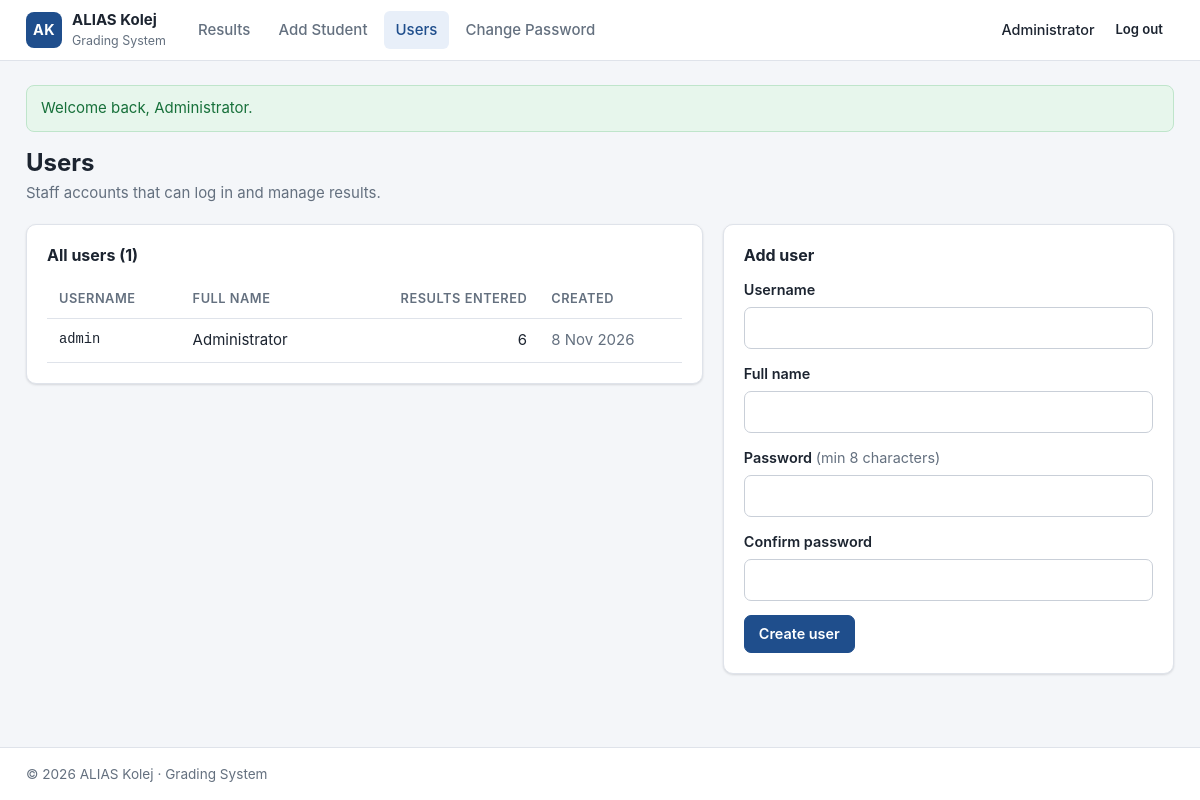
/users.php (signed in), run on the app's committed database.
### tables this page shows
CREATE TABLE users (
    id          INT UNSIGNED  NOT NULL AUTO_INCREMENT,
    username    VARCHAR(50)   NOT NULL,
    full_name   VARCHAR(100)  NOT NULL,
    password    VARCHAR(255)  NOT NULL,
    created_at  DATETIME      NOT NULL DEFAULT CURRENT_TIMESTAMP,
    PRIMARY KEY (id),
    UNIQUE KEY uq_users_username (username)
);

### includes/bootstrap.php (called while the page is built, shortened)
<?php
function db(): PDO
{
    static $pdo = null;
    if ($pdo === null) {
        $dsn = sprintf('mysql:host=%s;port=%d;dbname=%s;charset=utf8mb4', DB_HOST, DB_PORT, DB_NAME);
        try {
            $pdo = new PDO($dsn, DB_USER, DB_PASS, [
                PDO::ATTR_ERRMODE            => PDO::ERRMODE_EXCEPTION,
                PDO::ATTR_DEFAULT_FETCH_MODE => PDO::FETCH_ASSOC,
                PDO::ATTR_EMULATE_PREPARES   => false,
            ]);
        } catch (PDOException $e) {
            error_log('DB connection failed: ' . $e->getMessage());
            http_response_code(500);
            exit('Database connection failed. Check config.php and make sure MySQL is running and database.sql has been imported.');
        }
    }
    return $pdo;
}
function e($value): string
{
    return htmlspecialchars((string)$value, ENT_QUOTES | ENT_SUBSTITUTE, 'UTF-8');
}
function current_user(): ?array
{
    return $_SESSION['user'] ?? null;
}
function get_flashes(): array
{
    $f = $_SESSION['flash'] ?? [];
    return $f;
}

### users.php (the view, shortened to what this page needs)
<?php
require_once __DIR__ . '/includes/bootstrap.php';
$values = ['username' => '', 'full_name' => ''];
$errors = [];
$users = db()->query(
    'SELECT u.id, u.username, u.full_name, u.created_at, COUNT(s.id) AS entries
     FROM users u LEFT JOIN students s ON s.created_by = u.id
     GROUP BY u.id, u.username, u.full_name, u.created_at
     ORDER BY u.created_at, u.id'
)->fetchAll();
$activeNav = 'users';
require __DIR__ . '/includes/header.php';
?>
<div class="page-head">
    <div>
        <h1>Users</h1>
        <p class="muted">Staff accounts that can log in and manage results.</p>
    </div>
</div>
<div class="grid-2 grid-2-wide">
    <section class="card">
        <h2 class="card-title">All users (<?= count($users) ?>)</h2>
        <div class="table-wrap">
            <table class="table">
                <thead><tr><th>Username</th><th>Full name</th><th class="num">Results entered</th><th>Created</th></tr></thead>
                <tbody>
                <?php foreach ($users as $u): ?>
                    <tr>
                        <td class="mono"><?= e($u['username']) ?></td>
                        <td><?= e($u['full_name']) ?></td>
                        <td class="num"><?= (int)$u['entries'] ?></td>
                        <td class="muted"><?= e(date('j M Y', strtotime($u['created_at']))) ?></td>
                    </tr>
                <?php endforeach; ?>
                </tbody>
            </table>
        </div>
    </section>
    <section class="card">
        <h2 class="card-title">Add user</h2>
        <form method="post" action="users.php" data-validate novalidate>
            <div class="field">
                <label for="username">Username</label>
                <input type="text" id="username" name="username" value="<?= e($values['username']) ?>" required
                       maxlength="30" data-pattern="[A-Za-z0-9_.]{3,30}" autocomplete="off"
                       data-pattern-msg="Username must be 3-30 characters: letters, digits, _ or ."
                       aria-describedby="username-error"<?= isset($errors['username']) ? ' aria-invalid="true"' : '' ?>>
            </div>
            <div class="field">
                <label for="full_name">Full name</label>
                <input type="text" id="full_name" name="full_name" value="<?= e($values['full_name']) ?>" required
                       maxlength="100" autocomplete="off"
                       aria-describedby="full_name-error"<?= isset($errors['full_name']) ? ' aria-invalid="true"' : '' ?>>
            </div>
            <div class="field">
                <label for="password">Password <span class="muted">(min 8 characters)</span></label>
                <input type="password" id="password" name="password" required minlength="8" maxlength="72"
                       autocomplete="new-password"
                       aria-describedby="password-error"<?= isset($errors['password']) ? ' aria-invalid="true"' : '' ?>>
            </div>
            <div class="field">
                <label for="confirm_password">Confirm password</label>
                <input type="password" id="confirm_password" name="confirm_password" required data-match="password"
                       autocomplete="new-password"
                       aria-describedby="confirm_password-error"<?= isset($errors['confirm_password']) ? ' aria-invalid="true"' : '' ?>>
            </div>
            <button type="submit" class="btn btn-primary">Create user</button>
        </form>
    </section>
</div>
<?php require __DIR__ . '/includes/footer.php'; ?>

### includes/header.php (shortened to what this page needs)
<?php
$user      = current_user();
$activeNav = $activeNav ?? '';
$bodyClass = $bodyClass ?? '';
$navItems = [
    'results'  => ['index.php', 'Results'],
    'add'      => ['student_form.php', 'Add Student'],
    'users'    => ['users.php', 'Users'],
    'password' => ['change_password.php', 'Change Password'],
];
?>
<!doctype html>
<html lang="en">
<head>
    <link rel="stylesheet" href="assets/style.css">
</head>
<body class="<?= e($bodyClass) ?>">
<?php if ($user): ?>
<header class="topbar">
    <div class="wrap topbar-inner">
        <a class="brand" href="index.php">
            <span class="brand-mark">AK</span>
            <span><?= e(COLLEGE_NAME) ?> <small>Grading System</small></span>
        </a>
        <nav class="nav" aria-label="Main">
            <?php foreach ($navItems as $key => [$href, $label]): ?>
                <a href="<?= e($href) ?>"<?= $activeNav === $key ? ' class="active" aria-current="page"' : '' ?>><?= e($label) ?></a>
            <?php endforeach; ?>
        </nav>
        <div class="userbox">
            <span class="userbox-name" title="Logged in as <?= e($user['username']) ?>"><?= e($user['full_name']) ?></span>
            <form method="post" action="logout.php">
                <button type="submit" class="btn btn-sm btn-ghost">Log out</button>
            </form>
        </div>
    </div>
</header>
<?php endif; ?>
<main class="wrap main">
<?php foreach (get_flashes() as $f): ?>
    <div class="alert alert-<?= e($f['type']) ?>" role="status"><?= e($f['msg']) ?></div>
<?php endforeach; ?>

### assets/style.css (style rules this page uses)
:root { --bg: #f4f6f9; --surface: #ffffff; --text: #1c2430; --muted: #64707f; --border: #dfe3ea; --primary: #1f4e8c; --primary-hover: #183e70; --primary-soft: #e8eff9; --danger: #b42318; --danger-soft: #fdecea; --success: #17703a; --success-soft: #e7f6ec; --info: #1f4e8c; --info-soft: #e8eff9; --radius: 10px; --shadow: 0 1px 2px rgba(16, 24, 40, .06), 0 1px 3px rgba(16, 24, 40, .08); --grade-A: #17703a; --grade-A-bg: #e1f4e7; --grade-B: #1f5fa8; --grade-B-bg: #e3eefb; --grade-C: #8a6100; --grade-C-bg: #fbf1d6; --grade-D: #b4530a; --grade-D-bg: #fdeadb; --grade-F: #b42318; --grade-F-bg: #fde4e1; }
*, *::before, *::after { box-sizing: border-box; }
html { -webkit-text-size-adjust: 100%; }
body { margin: 0; background: var(--bg); color: var(--text); font: 15px/1.5 -apple-system, BlinkMacSystemFont, "Segoe UI", Roboto, "Helvetica Neue", Arial, sans-serif; display: flex; flex-direction: column; min-height: 100vh; }
a { color: var(--primary); }
h1, h2, h3 { line-height: 1.25; margin: 0; }
h1 { font-size: 1.5rem; }
.wrap { width: 100%; max-width: 1180px; margin: 0 auto; padding: 0 16px; }
.main { flex: 1; padding-top: 24px; padding-bottom: 40px; }
.muted { color: var(--muted); }
.mono { font-family: Consolas, "SFMono-Regular", Menlo, monospace; font-size: .92em; }
.num { text-align: right; font-variant-numeric: tabular-nums; }
.topbar { background: var(--surface); border-bottom: 1px solid var(--border); }
.topbar-inner { display: flex; align-items: center; gap: 20px; min-height: 60px; flex-wrap: wrap; }
.brand { display: flex; align-items: center; gap: 10px; text-decoration: none; color: var(--text); font-weight: 700; }
.brand small { display: block; font-weight: 400; color: var(--muted); font-size: .78rem; }
.brand-mark { display: inline-grid; place-items: center; width: 36px; height: 36px; border-radius: 8px; background: var(--primary); color: #fff; font-weight: 700; font-size: .9rem; letter-spacing: .5px; }
.nav { display: flex; gap: 4px; flex: 1; flex-wrap: wrap; }
.nav a { padding: 8px 12px; border-radius: 6px; text-decoration: none; color: var(--muted); font-weight: 500; }
.nav a.active { background: var(--primary-soft); color: var(--primary); }
.userbox { display: flex; align-items: center; gap: 10px; }
.userbox form { margin: 0; }
.userbox-name { font-weight: 500; font-size: .9rem; }
.page-head { display: flex; align-items: flex-end; justify-content: space-between; gap: 16px; flex-wrap: wrap; margin-bottom: 20px; }
.page-head p { margin: 4px 0 0; }
.card { background: var(--surface); border: 1px solid var(--border); border-radius: var(--radius); box-shadow: var(--shadow); padding: 20px; margin-bottom: 20px; }
.card-title { font-size: 1rem; margin: 0 0 14px; }
.grid-2 { display: grid; grid-template-columns: 3fr 2fr; gap: 20px; }
.grid-2 > .card { margin-bottom: 20px; }
.grid-2-wide { grid-template-columns: 3fr 2fr; align-items: start; }
.table-wrap { overflow-x: auto; }
.table { width: 100%; border-collapse: collapse; }
.table th, .table td { padding: 10px 12px; border-bottom: 1px solid var(--border); vertical-align: middle; }
.table th { text-align: left; font-size: .8rem; text-transform: uppercase; letter-spacing: .04em; color: var(--muted); font-weight: 600; white-space: nowrap; }
.table th.num { text-align: right; }
.field { display: flex; flex-direction: column; gap: 6px; margin-bottom: 14px; }
.field label { font-weight: 600; font-size: .9rem; }
.field label .muted { font-weight: 400; }
input[type=text], input[type=password], input[type=number], input[type=search], select { font: inherit; color: inherit; width: 100%; padding: 9px 11px; border: 1px solid #c9cfd8; border-radius: 7px; background: #fff; }
.btn { display: inline-flex; align-items: center; justify-content: center; gap: 6px; font: inherit; font-weight: 600; font-size: .9rem; line-height: 1.2; padding: 9px 14px; border-radius: 7px; border: 1px solid #c9cfd8; background: #fff; color: var(--text); text-decoration: none; cursor: pointer; }
.btn-primary { background: var(--primary); border-color: var(--primary); color: #fff; }
.btn-ghost { border-color: transparent; background: transparent; }
.btn-sm { padding: 5px 10px; font-size: .82rem; }
.alert { padding: 11px 14px; border-radius: 8px; margin-bottom: 16px; border: 1px solid transparent; }
.alert-success { background: var(--success-soft); color: var(--success); border-color: #bfe5cb; }

### data on the page
users: full_name "Administrator", username "admin", entries "6", created_at "8 Nov 2026"

### other printed values
COLLEGE_NAME "ALIAS Kolej"
$label "Results"
$label "Add Student"
$label "Users"
$label "Change Password"
$f['msg'] "Welcome back, Administrator."
count($users) "1"
